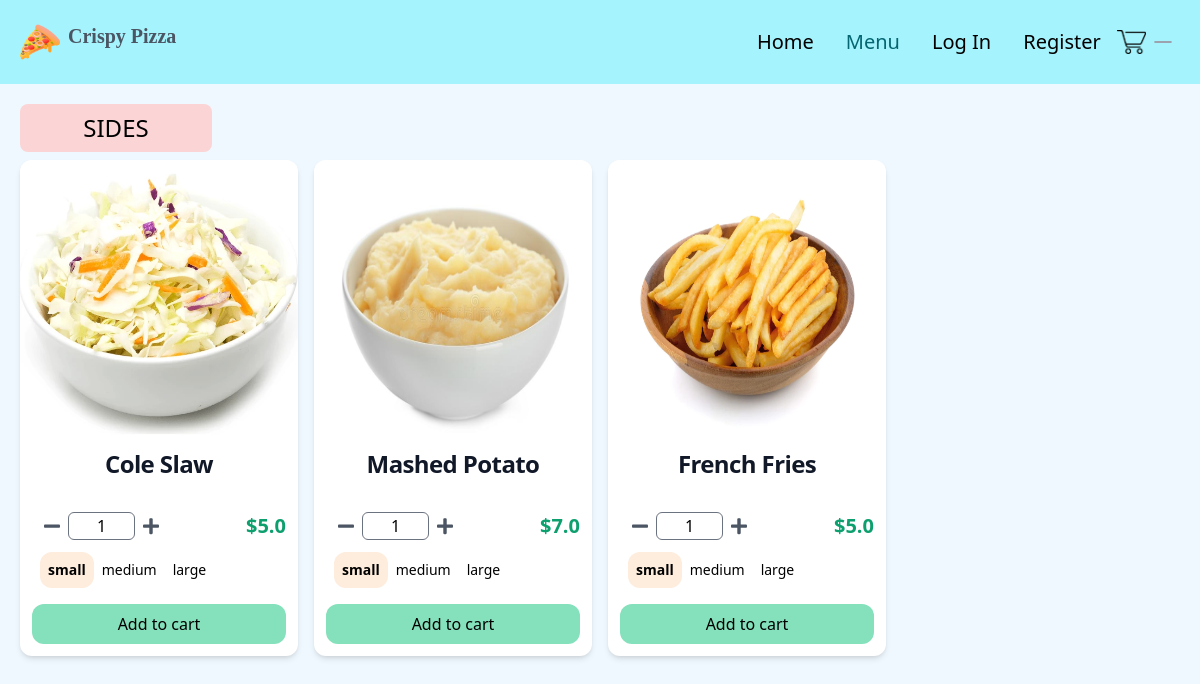
The page /sides/ on the database its author committed.
### store/models.py (models this page shows, shortened)
class Product(models.Model):
    id = models.UUIDField(primary_key=True, default=uuid.uuid4, editable=False)
    name = models.CharField(max_length=100)
    price = models.DecimalField(max_digits=6, decimal_places=2, blank=True, null=True)
    desc = models.TextField(max_length=500, blank=True, null=True)
    image = models.ImageField(blank=True, upload_to="images")
    created_at = models.DateField(auto_now_add=True)
    updated_at = models.DateField(auto_now=True)
    product_category = models.ForeignKey(
        "Category", on_delete=models.CASCADE, null=True, blank=True
    )
    class Meta:
        ordering = ("product_category",)
    def image_tag(self):  # pragma: no cover
        if self.image:
            return mark_safe(f'<img src="{self.image.url}" width="100" height="100" />')
    image_tag.short_description = "Image"
    @property
    def get_product_variants(self):
        variants = self.productvariant_set.all()
        return variants
    @property
    def has_variants(self):
        if self.productvariant_set.count() > 0:
            return True
        else:
            return False

class ProductVariant(models.Model):
    title = models.CharField(max_length=100, blank=True, null=True)
    product = models.ForeignKey(Product, on_delete=models.CASCADE)
    size = models.ForeignKey(Size, on_delete=models.CASCADE)
    price = models.DecimalField(max_digits=6, decimal_places=2)

class Size(models.Model):
    name = models.CharField(max_length=20, blank=True, null=True, unique=True)
    def __str__(self):
        return self.name

### store/views.py (the view)
# urls.py: path("sides/", views.sides, name="sides"),
def sides(request):
    products = Product.objects.filter(product_category__name="Side")
    context = {"products": products}
    return render(request, "store/sides.html", context=context)

### store/templates/store/sides.html (shortened to what this page needs)
{% extends "store/base.html" %} {% block content %} {% load static %}
<div class="flex flex-col items-center">
  <h1 class="mt-5 text-2xl text-center uppercase rounded-lg ml-5 mr-auto py-2 w-48 bg-red-200">
    Sides
  </h1>
  <div class="grid sm:grid-cols-1 md:grid-cols-3 lg:grid-cols-4 xl:grid-cols-5 2xl:grid-cols-6 mx-3">
    {% for product in products %}
    <div class="flex flex-col m-2 bg-white rounded-xl shadow-md individual-container">
      {% if product.image %}
      <img class="h-72 w-full rounded-t-xl" src="{{ product.image.url }}" alt="" />
      {% endif %}
      <h5 class="mb-2 text-center text-2xl font-semibold tracking-tight text-gray-900">
        {{product.name}}
      </h5>
      <form action="#" method="post" class="text-center items-center mt-auto p-3"
        id="product-form" onkeydown="return event.key != 'Enter';">
        <div class="flex my-3">
          <div class="flex ml-3 w-4/5">
            <button class="decrement" type="button">
              <svg class="fill-current text-gray-600 w-4" viewBox="0 0 448 512">
                <path
                  d="M416 208H32c-17.67 0-32 14.33-32 32v32c0 17.67 14.33 32 32 32h384c17.67 0 32-14.33 32-32v-32c0-17.67-14.33-32-32-32z" />
              </svg>
            </button>
            <input class="w-1/3 h-7 mx-2 text-center rounded-md" type="number" value="1" name="quantity" min="1"
              oninput="validity.valid||(value='1');" required />
            <button class="increment" type="button">
            </button>
          </div>
          {% if product.has_variants %}
          <div class="flex items-center font-bold text-xl text-green-500">
            {% for variant in product.get_product_variants %}
            <p
              class="prices-{{forloop.parentloop.counter}} {{variant.size}}-{{forloop.parentloop.counter}} {% if not forloop.first %} hidden {% endif %}">
              ${{variant.price|floatformat:1}}
            </p>
            {% endfor %}
          </div>
          {% else %}
          <div class="flex items-center font-bold text-xl text-green-500">
            <p>${{product.price|floatformat:1}}</p>
          </div>
          {% endif %}
        </div>
        {% if product.has_variants %}
        <div class="flex m-2 w-1/2">
          {% for variant in product.get_product_variants%}
          <div class="flex">
            <label for="{{variant.size}}-{{forloop.parentloop.counter}}" class="cursor-pointer select-none rounded-xl p-2 text-sm text-center peer-checked:font-bold
              {% if forloop.counter == 1 %} peer-checked:bg-orange-100
              {% elif forloop.counter == 2 %} peer-checked:bg-orange-200
              {% elif forloop.counter == 3 %} peer-checked:bg-orange-300
              {% else %} peer-checked:bg-orange-400 {% endif %}">{{variant.size}}
            </label>
          </div>
          {% endfor %}
        </div>
        {% else %}
        <div class="p-5"></div>
        {% endif %}
        <div class="flex">
          <button class="bg-green-300 hover:bg-green-500 rounded-xl w-full py-2 mt-2 js-add" type="button">
            Add to cart
          </button>
        </div>
      </form>
    </div>
    {% endfor %}
  </div>
</div>
{% endblock %}

### rows shown on the page
Product: image (picture), name "Cole Slaw"
ProductVariant: price "5.0", size "small"
ProductVariant: size "medium"
ProductVariant: size "large"
Product: image (picture), name "Mashed Potato"
ProductVariant: price "7.0", size "small"
ProductVariant: size "medium"
ProductVariant: size "large"
Product: image (picture), name "French Fries"
ProductVariant: price "5.0", size "small"
ProductVariant: size "medium"
ProductVariant: size "large"
